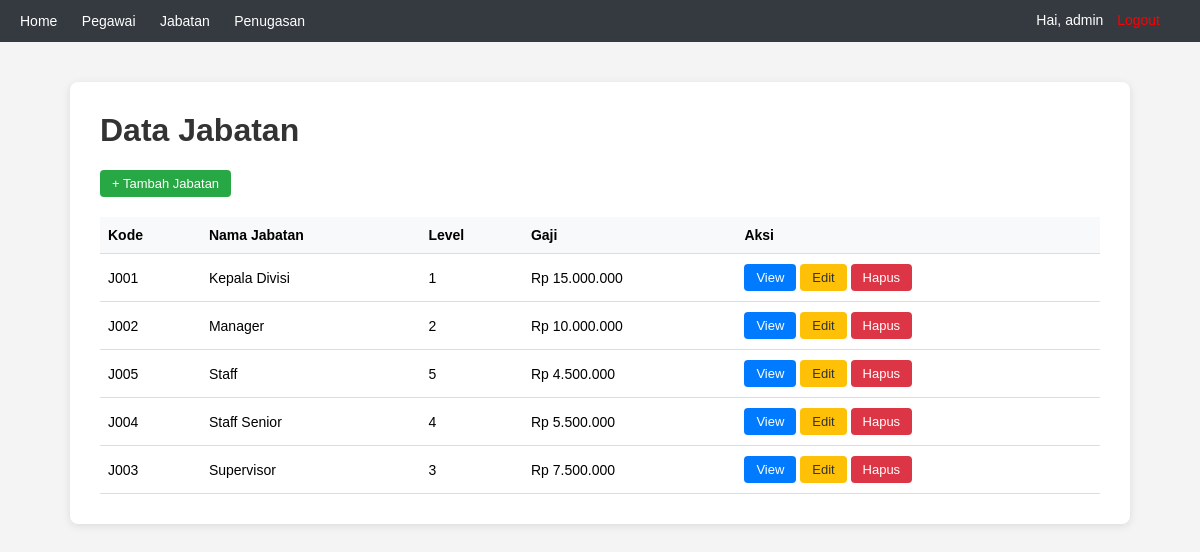
Screenshot of /jabatan/jabatan_list.php (signed in) with the database file from the repository.
### tables this page shows
CREATE TABLE jabatan (
    kodejabatan VARCHAR(20) PRIMARY KEY,
    namajabatan VARCHAR(100) NOT NULL,
    level INT NOT NULL,
    gaji DECIMAL(15,2) NOT NULL
);

### jabatan/jabatan_list.php (the view, shortened to what this page needs)
<?php
require_once '../config/koneksi.php';
?>
<!DOCTYPE html>
<html>
<head>
</head>
<body>
    <div class="navbar">
        <a href="../index.php">Home</a>
        <a href="../pegawai/pegawai_list.php">Pegawai</a>
        <a href="../jabatan/jabatan_list.php">Jabatan</a>
        <a href="../jabatanpegawai/jabatanpegawai_list.php">Penugasan</a>
        <span class="welcome">Hai, <?= htmlspecialchars($_SESSION['username']) ?> <a href="../session/logout.php" style="color:#f00;">Logout</a></span>
    </div>
    <div class="container">
        <h1>Data Jabatan</h1>
        <a href="jabatan_tambah.php" class="btn btn-green">+ Tambah Jabatan</a>
        <table>
            <tr>
                <th>Kode</th>
                <th>Nama Jabatan</th>
                <th>Level</th>
                <th>Gaji</th>
                <th>Aksi</th>
            </tr>
            <?php
            $result = mysqli_query($koneksi, "SELECT * FROM jabatan ORDER BY namajabatan");
            while ($row = mysqli_fetch_assoc($result)) {
                $nama = htmlspecialchars($row['namajabatan']);
                echo "<tr>
                    <td>" . htmlspecialchars($row['kodejabatan']) . "</td>
                    <td>{$nama}</td>
                    <td>" . htmlspecialchars($row['level']) . "</td>
                    <td>Rp " . number_format($row['gaji'], 0, ',', '.') . "</td>
                    <td class='aksi'>
                        <a href='jabatan_view.php?kodejabatan=" . htmlspecialchars($row['kodejabatan']) . "' class='btn'>View</a>
                        <a href='jabatan_edit.php?kodejabatan=" . htmlspecialchars($row['kodejabatan']) . "' class='btn btn-yellow'>Edit</a>
                        <a href='jabatan_hapus.php?kodejabatan=" . htmlspecialchars($row['kodejabatan']) . "' class='btn btn-red' onclick=\"return confirm('Yakin hapus jabatan {$nama}?')\">Hapus</a>
                    </td>
                </tr>";
            }
            ?>
        </table>
    </div>
</body>
</html>

### jabatan/jabatan_list.php (style rules this page uses)
body { font-family: Arial, sans-serif; background: #f4f4f4; margin: 0; padding: 0; }
.navbar { background: #343a40; padding: 12px 20px; color: #fff; }
.navbar a { color: #fff; text-decoration: none; margin-right: 20px; font-size: 14px; }
.navbar .welcome { float: right; font-size: 14px; }
.navbar .welcome a { margin-left: 10px; }
.container { max-width: 1000px; margin: 40px auto; background: #fff; padding: 30px; border-radius: 8px; box-shadow: 0 2px 8px rgba(0,0,0,0.1); overflow-x: auto; }
h1 { color: #333; margin-top: 0; }
table { width: 100%; border-collapse: collapse; margin-top: 20px; }
th, td { padding: 10px 8px; text-align: left; border-bottom: 1px solid #ddd; font-size: 14px; }
th { background: #f8f9fa; font-weight: 600; }
.btn { display: inline-block; padding: 6px 12px; background: #007bff; color: #fff; text-decoration: none; border-radius: 4px; font-size: 13px; white-space: nowrap; }
.btn-green { background: #28a745; }
.btn-red { background: #dc3545; }
.btn-yellow { background: #ffc107; color: #333; }
td.aksi { white-space: nowrap; }

### rows the page displays
jabatan: kodejabatan "J001", namajabatan "Kepala Divisi", level "1", gaji "15.000.000"
jabatan: kodejabatan "J002", namajabatan "Manager", level "2", gaji "10.000.000"
jabatan: kodejabatan "J005", namajabatan "Staff", level "5", gaji "4.500.000"
jabatan: kodejabatan "J004", namajabatan "Staff Senior", level "4", gaji "5.500.000"
jabatan: kodejabatan "J003", namajabatan "Supervisor", level "3", gaji "7.500.000"

### other values shown
$_SESSION['username'] "admin"
